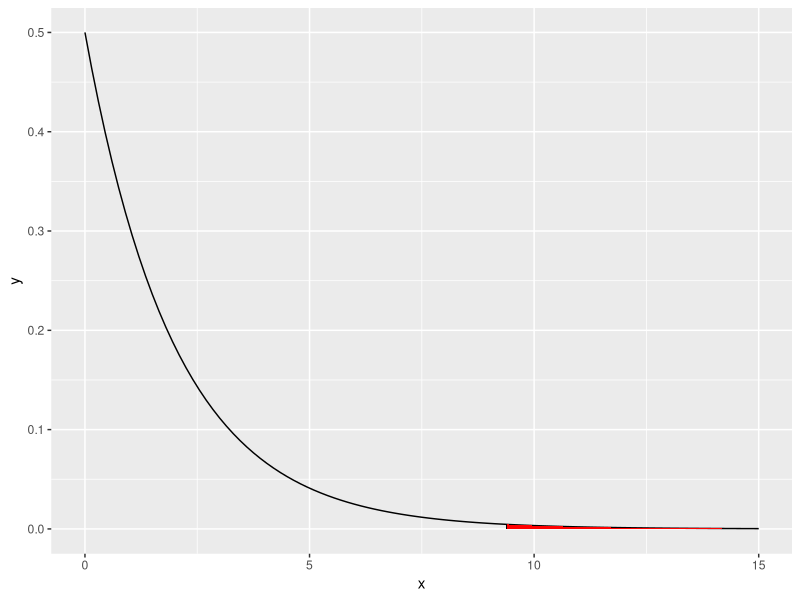

R code for this plot:
## ---- chunk 1
togs <- T
library(ggplot2)
library(dplyr)
library(reshape2)
library(tidyr)
library(MASS)
library(ggforce)
library(mixtools)
library(ade4)
library(ggfortify)
library(numDeriv)

# togs <- FALSE
## ---- chunk 2
n <- 10

## ---- chunk 3
n <- 24588
less100     <- round(0.66 * n * c(0.49, 0.45, 0.06)) # some rounding, but it should not affect results
more100     <- round(0.34 * n * c(0.47, 0.47, 0.06))
x           <- rbind(less100, more100)
colnames(x) <- c("Clinton", "Trump", "other/no answer")
print(x)

chisq.test(x)

x

csum <- apply(x, 2, sum)
rsum <- apply(x, 1, sum)

chi2 <- (x[1,1] - csum[1] * rsum[1] / sum(x))^2 / (csum[1] * rsum[1] / sum(x)) +
  (x[1,2] - csum[2] * rsum[1] / sum(x))^2 / (csum[2] * rsum[1] / sum(x)) +
  (x[1,3] - csum[3] * rsum[1] / sum(x))^2 / (csum[3] * rsum[1] / sum(x)) +
  (x[2,1] - csum[1] * rsum[2] / sum(x))^2 / (csum[1] * rsum[2] / sum(x)) +
  (x[2,2] - csum[2] * rsum[2] / sum(x))^2 / (csum[2] * rsum[2] / sum(x)) +
  (x[2,3] - csum[3] * rsum[2] / sum(x))^2 / (csum[3] * rsum[2] / sum(x))
chi2
1 - pchisq(chi2, df = 2)


x  <- seq(0, 15, by = 0.01)
df <- data.frame(x = x)
ggplot(data = df, aes(x = x)) +
  stat_function(fun = dchisq, args = list(df = 2)) +
  geom_segment(aes(x = chi2, y = 0, xend = chi2, yend = dchisq(chi2, df = 2))) +
  stat_function(fun = dchisq, args = list(df = 2), xlim = c(chi2, 15), geom = "area", fill = "red")
